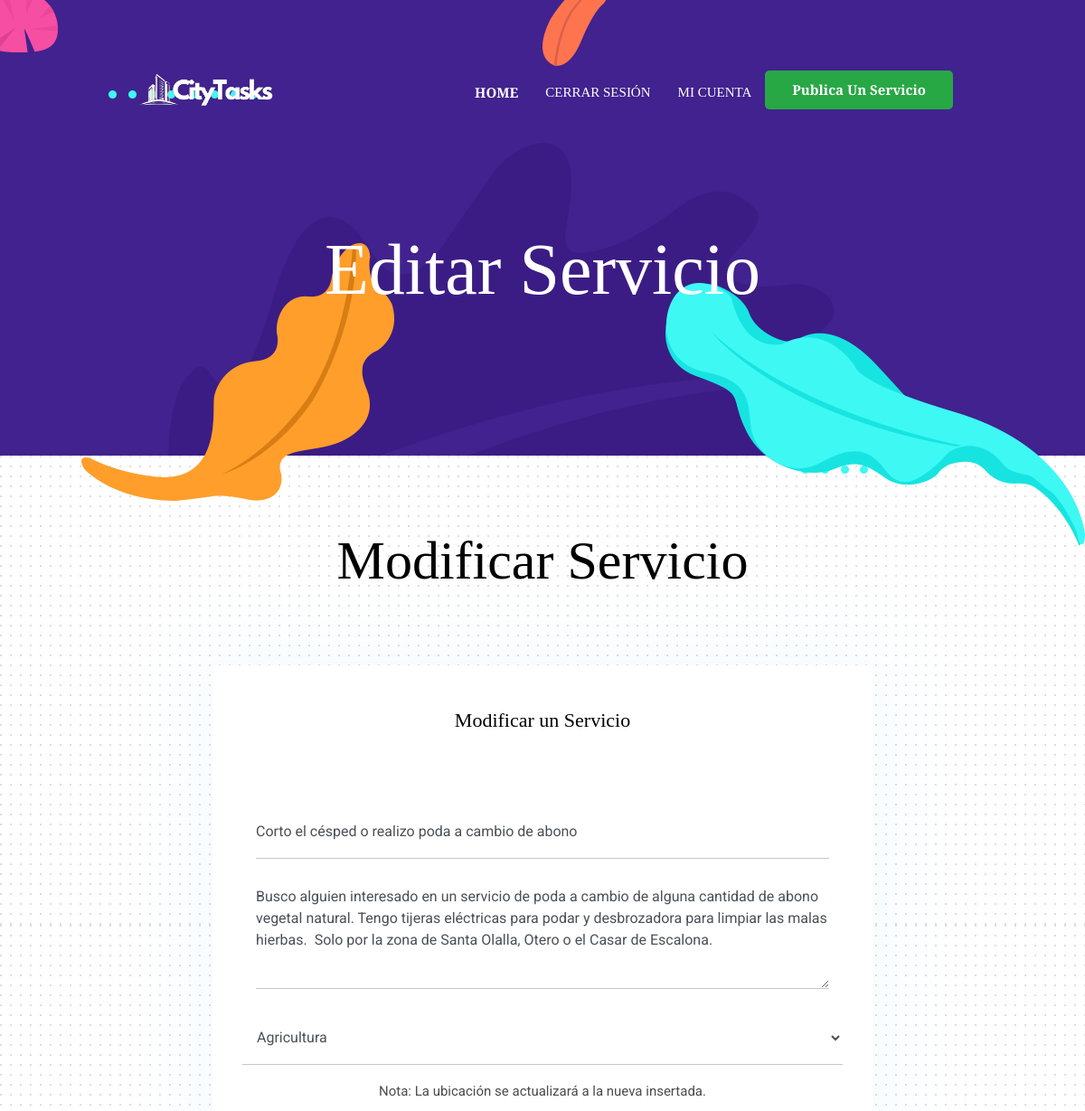
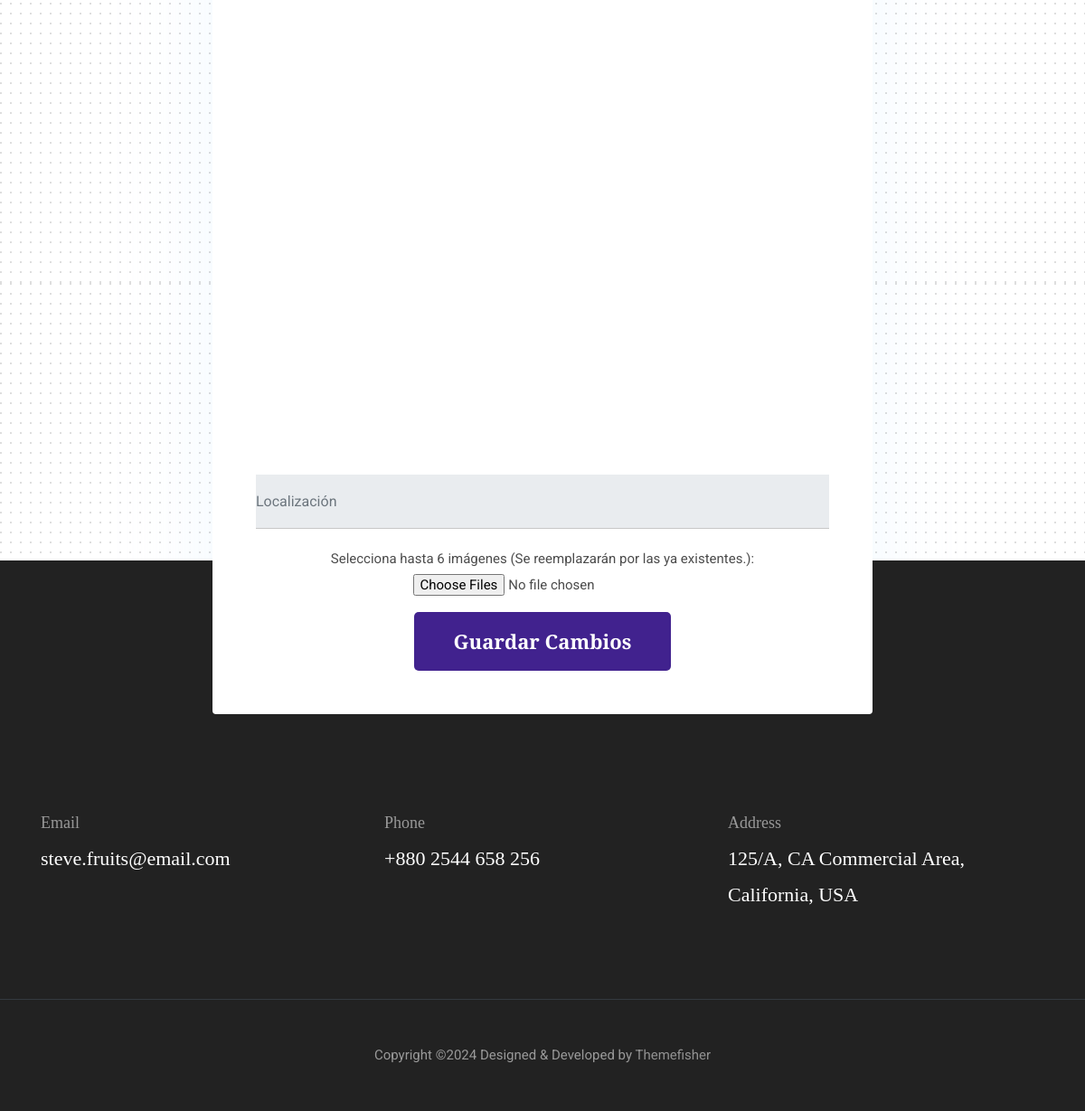
The app's page /theme/edit.php?id=50 (signed in) with its own data (2 pictures, top to bottom).
### tables this page shows
CREATE TABLE IF NOT EXISTS `posts` (
  `id` int NOT NULL AUTO_INCREMENT,
  `title` varchar(70) NOT NULL,
  `description` text NOT NULL,
  `author` varchar(40) NOT NULL COMMENT 'Ligado con el nombre de usuario',
  `category` varchar(30) NOT NULL COMMENT 'tomara valores predeterminados',
  `latitude` float NOT NULL,
  `longitude` float NOT NULL,
  `pub_date` date NOT NULL COMMENT 'fecha de publicacion',
  `upd_date` date DEFAULT NULL COMMENT 'fecha de actualizacion',
  PRIMARY KEY (`id`),
  KEY `author` (`author`)
);

### theme/sessionController.php (called while the page is built, shortened)
<?php
function isUserLoggedIn() {
    return isset($_SESSION['email']);
}
function getUserID(){
    if(isset($_SESSION['email'])){
    include('connection.php');
    try {
        $checkUserStmt = $pdo->prepare("SELECT * FROM users WHERE email = :email");
        $checkUserStmt->bindParam(':email', $_SESSION['email']);
        $checkUserStmt->execute();
        $checkUser = $checkUserStmt->fetch(PDO::FETCH_ASSOC);
      } catch (PDOException $e) {
        echo "Error: " . $e->getMessage();
      }
      $userId = $checkUser['id'];
    } else{
        $userId = null;
    }
    return $userId;
}
$logged = isUserLoggedIn();
?>

### theme/categories.php (called while the page is built)
<?php
$categories = array(
    "Costura",
    "Agricultura",
    "Fontanería",
    "Informática",
    "Cocina",
    "Cuidado de Personas",
    "Enseñanza"
);

### theme/edit.php (the view, shortened to what this page needs)
<?php
require_once('connection.php');
require_once('sessionController.php');
require_once('adminController.php');
if ($_SERVER["REQUEST_METHOD"] == "GET") {
if (isset($_GET['id']) && is_numeric($_GET['id'])) {
    $postId = intval($_GET['id']);
    if ($logged) {
        $accountId = getUserID();
        try {
            $postStmt = $pdo->prepare("SELECT * FROM posts WHERE id = :id");
            $postStmt->bindParam(':id', $postId, PDO::PARAM_INT);
            $postStmt->execute();
            $post = $postStmt->fetch(PDO::FETCH_ASSOC);
            $userStmt = $pdo->prepare("SELECT * FROM users WHERE id = :id");
            $userStmt->bindParam(':id', $accountId);
            $userStmt->execute();
            $user = $userStmt->fetch(PDO::FETCH_ASSOC);
            if ($post['author'] == $user['username']) {
                $title = $post['title'];
                $description = $post['description'];
                $category = $post['category'];
            } else {
                echo "<script>alert('Esta oferta no es tuya o no existe');</script>";
                exit;
            }
        } catch (PDOException $e) {
            echo "Error: " . $e->getMessage();
        }
    } else {
        echo "<script>alert('Debes iniciar sesión para editar esta oferta');</script>";
        exit;
    }
} else {
    echo "<script>alert('Oferta no válida');</script>";
    exit;
}
}
?>
<!DOCTYPE html>
<html lang="en">
<head>
  <link rel="stylesheet" href="plugins/bootstrap/bootstrap.min.css">
  <link rel="stylesheet" href="plugins/slick/slick.css">
  <link rel="stylesheet" href="plugins/themify-icons/themify-icons.css">
  <link href="css/style.css" rel="stylesheet">
</head>
<body>
<header class="navigation fixed-top">
  <nav class="navbar navbar-expand-lg navbar-dark">
    <a class="navbar-brand font-tertiary h3" href="index.php"><img src="images/logo.png" alt="CityTasks" style="height: 90px;"></a>
    <div class="collapse navbar-collapse text-center" id="navigation">
      <ul class="navbar-nav ml-auto">
        <li class="nav-item active">
          <a class="nav-link" href="index.php">Home</a>
        </li>
        <?php
        if ($logged) {
          echo "<li class='nav-item'>
          <a class='nav-link' href='logout.php'>Cerrar Sesión</a>
          </li>" ;
          echo "<li class='nav-item'>
          <a class='nav-link' href='account.php?id=" . $accountId ."'>Mi Cuenta</a>
          </li>" ;
        }else {
          echo "<li class='nav-item'>
          <a class='nav-link' href='login.php'>Iniciar Sesión</a>
          </li>" ;
        }
        ?>
        <li class="nav-item">
          <a class="btn btn-sm btn-success" href="<?php if($logged){echo "create.php";}else{echo "login.php";} ?>">Publica un Servicio</a>
        </li>
      </ul>
    </div>
  </nav>
</header>
<section class="page-title bg-primary position-relative">
  <div class="container">
    <div class="row">
      <div class="col-12 text-center">
        <h1 class="text-white font-tertiary">Editar Servicio</h1>
      </div>
    </div>
  </div>
  <img src="images/illustrations/page-title.png" alt="illustrations" class="bg-shape-1 w-100">
  <img src="images/illustrations/leaf-pink-round.png" alt="illustrations" class="bg-shape-2">
  <img src="images/illustrations/leaf-orange.png" alt="illustrations" class="bg-shape-4">
  <img src="images/illustrations/leaf-yellow.png" alt="illustrations" class="bg-shape-5">
  <img src="images/illustrations/leaf-cyan-lg.png" alt="illustrations" class="bg-shape-7">
</section>
<section class="section section-on-footer" data-background="images/backgrounds/bg-dots.png">
    <div class="container">
        <div class="row">
            <div class="col-12 text-center">
                <h2 class="section-title">Modificar Servicio</h2>
            </div>
            <div class="col-lg-8 mx-auto">
                <div class="bg-white rounded text-center p-5 shadow-down">
                    <h4 class="mb-80">Modificar un Servicio</h4>
                    <form method="post" enctype="multipart/form-data" action="<?php echo htmlspecialchars($_SERVER["PHP_SELF"]); ?>" class="row" onsubmit="return validateForm()">
                        <div class="col-md-12">
                            <input type="text" id="title" name="title" placeholder="Título" class="form-control px-0 mb-4" value="<?php echo htmlspecialchars($title); ?>" required>
                        </div>
                        <div class="col-12">
                            <textarea name="description" id="description" class="form-control px-0 mb-4" placeholder="Descripción del Servicio" required><?php echo htmlspecialchars($description); ?></textarea>
                        </div>
                        <select id="category" name="category" class="form-control form-select-lg mb-3" required>
                            <?php
                            require_once('categories.php');
                            foreach ($categories as $cat) {
                                $selected = ($cat == $category) ? 'selected' : '';
                                echo "<option value='$cat' $selected>$cat</option>";
                            }
                            ?>
                        </select>
                        <div class="col-12" style="height: 70vh;">
                            <p>Nota: La ubicación se actualizará a la nueva insertada.</p>
                            <div id="map"></div>
                        </div>
                        <div class="col-12">
                            <input type="text" id="location" name="location" placeholder="Localización" class="form-control px-0 mb-4" disabled required>
                        </div>
                        <div class="col-12">
                            <label for="images">Selecciona hasta 6 imágenes (Se reemplazarán por las ya existentes.):</label>
                            <input type="file" name="images[]" id="images" multiple accept="image/*" onchange="validateFileInput()"><br><br>
                        </div>
                        <div class="col-12">
                            <input type="submit" id="submit" class="btn btn-primary w-40" value="Guardar Cambios">
                        </div>
                    </form>
                </div>
            </div>
        </div>
    </div>
</section>
<footer class="bg-dark footer-section">
  <div class="section">
    <div class="container">
      <div class="row">
        <div class="col-md-4">
          <h5 class="text-light">Email</h5>
          <p class="text-white paragraph-lg font-secondary">steve.fruits@email.com</p>
        </div>
        <div class="col-md-4">
          <h5 class="text-light">Phone</h5>
          <p class="text-white paragraph-lg font-secondary">+880 2544 658 256</p>
        </div>
        <div class="col-md-4">
          <h5 class="text-light">Address</h5>
          <p class="text-white paragraph-lg font-secondary">125/A, CA Commercial Area, California, USA</p>
        </div>
      </div>
    </div>
  </div>
  <div class="border-top text-center border-dark py-5">
    <p class="mb-0 text-light">Copyright &copy; Designed &amp; Developed by <a class="text-white-50" href="Themefisher">Themefisher</a></p>
  </div>
</footer>
</body>
</html>

### theme/css/style.css (style rules this page uses)
body { line-height: 1.2; font-family: "Roboto", sans-serif; -webkit-font-smoothing: antialiased; font-size: 15px; color: #4c4c4c; }
p, .paragraph { font-weight: 400; color: #4c4c4c; font-size: 15px; line-height: 1.8; font-family: "Roboto", sans-serif; }
p-lg, .paragraph-lg { font-size: 22px; }
h1, h2, h3, h4, h5, h6 { color: #000; font-family: "Playfair Display", serif; line-height: 1.2; }
h1, .h1 { font-size: 80px; }
h2, .h2 { font-size: 60px; }
h3, .h3 { font-size: 40px; }
h4, .h4 { font-size: 22px; }
h5, .h5 { font-size: 18px; }
.btn { font-size: 22px; font-family: "Playfair Display", serif; text-transform: capitalize; padding: 16px 44px; border-radius: 5px; font-weight: 600; border: 0; position: relative; z-index: 1; transition: 0.2s ease; }
.btn-sm { font-size: 15px; padding: 10px 30px; }
.btn-primary { background: #41228e; color: #fff; }
body { background-color: #fff; overflow-x: hidden; }
ol, ul { list-style-type: none; margin: 0px; }
img { vertical-align: middle; border: 0; }
a, a:hover, a:focus { text-decoration: none; }
a, button, select { cursor: pointer; transition: 0.2s ease; }
.section { padding-top: 80px; padding-bottom: 80px; }
.section-title { margin-bottom: 80px; font-family: "Playfair Display", serif; }
.bg-primary { background: #41228e !important; }
.text-light { color: #999999 !important; }
.mb-80 { margin-bottom: 80px !important; }
.font-secondary { font-family: "Playfair Display", serif !important; }
.font-tertiary { font-family: "Playfair Display", serif !important; }
.bg-dark { background-color: #222222 !important; }
.form-control { border: 0; border-radius: 0; border-bottom: 1px solid #c7c7c7; height: 60px; }
textarea.form-control { height: 120px; }
.navigation { padding: 40px 130px; transition: 0.3s ease; }
.navbar .nav-item .nav-link { font-family: "Playfair Display", serif; text-transform: uppercase; padding: 15px; }
.navbar .nav-item.active { font-weight: bold; }
.navbar-dark .navbar-nav .nav-link { color: #fff; }
.footer-section { padding-top: 200px; }
.section-on-footer { margin-bottom: -250px; }
.shadow-down { position: relative; }
.shadow-down::before { position: absolute; content: ""; box-shadow: 0px 0px 80.75px 14.25px rgba(224, 241, 255, 0.34); height: 100%; width: 100%; left: 0; top: 0; z-index: -1; }
.page-title { padding: 250px 0 150px; }
.page-title .container { position: relative; z-index: 1; }
.page-title .bg-shape-1 { position: absolute; left: 0; bottom: 0; width: 100%; }
.page-title .bg-shape-2 { position: absolute; left: -20px; top: -10px; }
.page-title .bg-shape-4 { position: absolute; left: 50%; top: -20px; }
.page-title .bg-shape-5 { position: absolute; left: 90px; bottom: -50px; transform: rotate(180deg); }
.page-title .bg-shape-7 { position: absolute; right: -220px; bottom: -100px; }
@media (max-width: 1200px) { .page-title .bg-shape-7 { right: 0; } }

### theme/edit.php (style rules this page uses)
#map { height: 100%; }
html, body { height: 100%; margin: 0; padding: 0; }

### records on screen
posts: title "Corto el césped o realizo poda a cambio de abono", description "Busco alguien interesado en un servicio de poda a cambio de alguna cantidad de abono vegetal natural. Tengo tijeras eléctricas para podar y desbrozadora para limpiar las malas hierbas. Solo por la zona de Santa Olalla, Otero o el Casar de Escalona."

### other values on screen
form field category "Agricultura"
